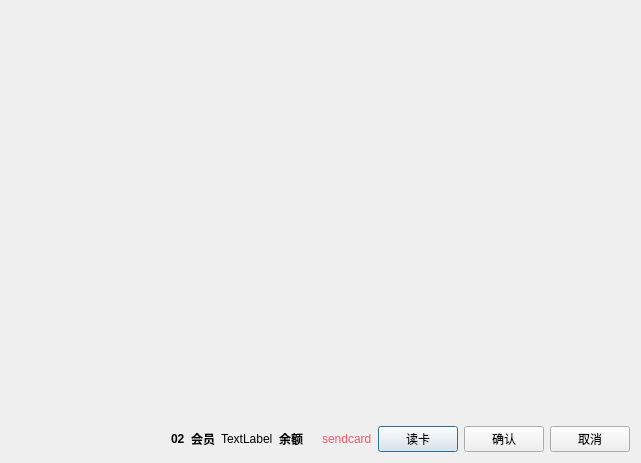
<?xml version="1.0" encoding="UTF-8"?>
<ui version="4.0">
 <class>w_scr_dish_m_hang_Dialog</class>
 <widget class="QDialog" name="w_scr_dish_m_hang_Dialog">
  <property name="geometry">
   <rect>
    <x>0</x>
    <y>0</y>
    <width>641</width>
    <height>463</height>
   </rect>
  </property>
  <property name="windowTitle">
   <string>Dialog</string>
  </property>
  <layout class="QVBoxLayout" name="verticalLayout" stretch="1,0">
   <item>
    <widget class="QFrame" name="frame">
     <property name="outer_stylesheet" stdset="0">
      <string>frame_detail_show</string>
     </property>
     <layout class="QVBoxLayout" name="verticalLayout_2"/>
    </widget>
   </item>
   <item>
    <layout class="QHBoxLayout" name="horizontalLayout">
     <item>
      <spacer name="horizontalSpacer">
       <property name="orientation">
        <enum>Qt::Horizontal</enum>
       </property>
       <property name="sizeHint" stdset="0">
        <size>
         <width>40</width>
         <height>20</height>
        </size>
       </property>
      </spacer>
     </item>
     <item>
      <widget class="QLabel" name="label_ch_paymodeno">
       <property name="styleSheet">
        <string notr="true">font-weight:bold;</string>
       </property>
       <property name="text">
        <string>02</string>
       </property>
      </widget>
     </item>
     <item>
      <widget class="QLabel" name="label_2">
       <property name="styleSheet">
        <string notr="true">font-weight:bold;</string>
       </property>
       <property name="text">
        <string>会员</string>
       </property>
      </widget>
     </item>
     <item>
      <widget class="QLabel" name="label_member">
       <property name="text">
        <string>TextLabel</string>
       </property>
      </widget>
     </item>
     <item>
      <widget class="QLabel" name="label_3">
       <property name="styleSheet">
        <string notr="true">font-weight:bold;</string>
       </property>
       <property name="text">
        <string>余额</string>
       </property>
      </widget>
     </item>
     <item>
      <widget class="lds_doublespinbox_label" name="label_num_remain">
       <property name="styleSheet">
        <string notr="true">color:#ff546b;</string>
       </property>
      </widget>
     </item>
     <item>
      <widget class="QLabel" name="label_state">
       <property name="styleSheet">
        <string notr="true">color:#ff546b;</string>
       </property>
       <property name="text">
        <string>sendcard</string>
       </property>
      </widget>
     </item>
     <item>
      <widget class="lds_toolbar_button" name="pushButton_readcard">
       <property name="text">
        <string>读卡</string>
       </property>
       <property name="outer_stylesheet" stdset="0">
        <string>pushbutton</string>
       </property>
      </widget>
     </item>
     <item>
      <widget class="lds_toolbar_button" name="pushButton_ok">
       <property name="text">
        <string>确认</string>
       </property>
       <property name="outer_stylesheet" stdset="0">
        <string>pushbutton</string>
       </property>
      </widget>
     </item>
     <item>
      <widget class="lds_toolbar_button" name="pushButton_cancel">
       <property name="text">
        <string>取消</string>
       </property>
       <property name="outer_stylesheet" stdset="0">
        <string>pushbutton</string>
       </property>
      </widget>
     </item>
    </layout>
   </item>
  </layout>
 </widget>
 <customwidgets>
  <customwidget>
   <class>lds_toolbar_button</class>
   <extends>QPushButton</extends>
   <header>lds_toolbar_button.h</header>
  </customwidget>
  <customwidget>
   <class>lds_doublespinbox_label</class>
   <extends>QLabel</extends>
   <header>lds_doublespinbox_label.h</header>
  </customwidget>
 </customwidgets>
 <resources/>
 <connections/>
</ui>
